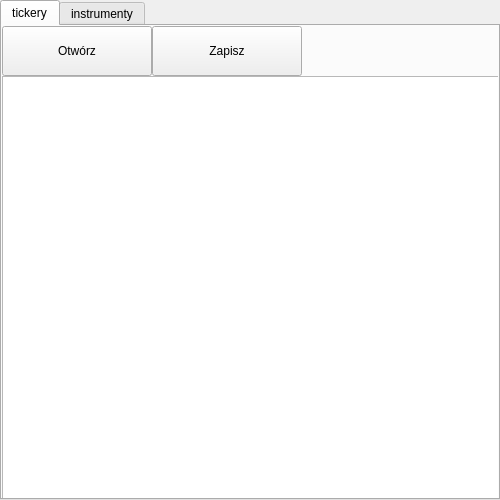
<?xml version="1.0" encoding="UTF-8"?>
<ui version="4.0">
 <class>Swaps_creator</class>
 <widget class="QWidget" name="Swaps_creator">
  <property name="geometry">
   <rect>
    <x>0</x>
    <y>0</y>
    <width>500</width>
    <height>500</height>
   </rect>
  </property>
  <property name="windowTitle">
   <string>Swaps_creator</string>
  </property>
  <widget class="QTabWidget" name="tabWidget">
   <property name="geometry">
    <rect>
     <x>0</x>
     <y>0</y>
     <width>500</width>
     <height>500</height>
    </rect>
   </property>
   <property name="currentIndex">
    <number>0</number>
   </property>
   <widget class="QWidget" name="tab">
    <attribute name="title">
     <string>tickery</string>
    </attribute>
    <widget class="QPushButton" name="otworz">
     <property name="geometry">
      <rect>
       <x>0</x>
       <y>0</y>
       <width>150</width>
       <height>50</height>
      </rect>
     </property>
     <property name="text">
      <string>Otwórz</string>
     </property>
    </widget>
    <widget class="QPushButton" name="zapisz">
     <property name="geometry">
      <rect>
       <x>150</x>
       <y>0</y>
       <width>150</width>
       <height>50</height>
      </rect>
     </property>
     <property name="text">
      <string>Zapisz</string>
     </property>
    </widget>
    <widget class="QTableWidget" name="tabela_rates">
     <property name="geometry">
      <rect>
       <x>0</x>
       <y>50</y>
       <width>500</width>
       <height>450</height>
      </rect>
     </property>
    </widget>
   </widget>
   <widget class="QWidget" name="tab_2">
    <attribute name="title">
     <string>instrumenty</string>
    </attribute>
   </widget>
  </widget>
 </widget>
 <resources/>
 <connections/>
</ui>
